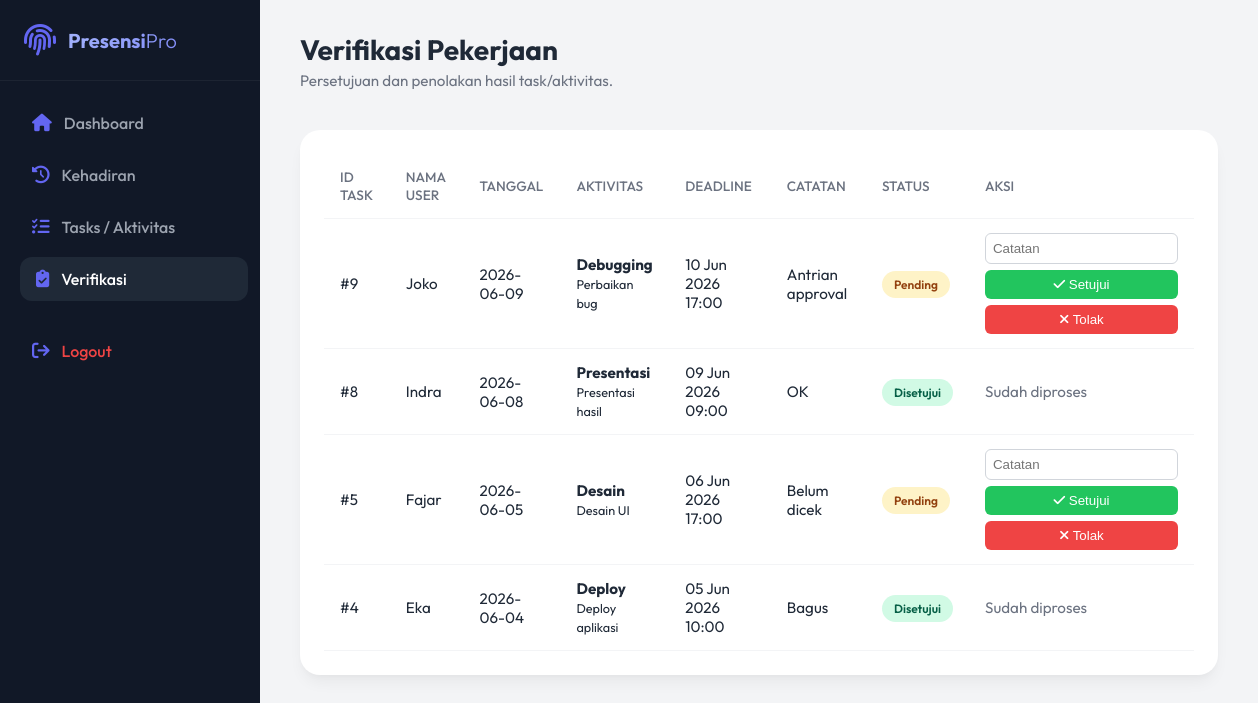
/verification/index.php (signed in), run on the app's committed database.
### tables this page shows
CREATE TABLE `verifications` (
  `id` int(11) NOT NULL,
  `status` enum('Pending','Disetujui','Ditolak') DEFAULT NULL,
  `catatan` varchar(500) DEFAULT NULL,
  `tanggal_approval` datetime DEFAULT NULL,
  `tasks_idtasks` int(11) DEFAULT NULL,
  `users_id` int(11) DEFAULT NULL
);

CREATE TABLE `users` (
  `id` int(11) NOT NULL,
  `nama` varchar(100) NOT NULL,
  `email` varchar(100) NOT NULL,
  `password` varchar(255) NOT NULL,
  `divisi` enum('IT','HR','Finance','Marketing','Operasional') NOT NULL,
  `status` enum('Aktif','Nonaktif') DEFAULT 'Aktif',
  `tipe_users_id` int(11) DEFAULT NULL
);

CREATE TABLE `tasks` (
  `id` int(11) NOT NULL,
  `tanggal` date NOT NULL,
  `aktivitas` varchar(255) DEFAULT NULL,
  `deskripsi` varchar(500) DEFAULT NULL,
  `file_lampiran` varchar(255) DEFAULT NULL,
  `file_hash` varchar(64) DEFAULT NULL COMMENT 'SHA-256 Hash dari file aslinya',
  `latitude` decimal(10,8) DEFAULT NULL COMMENT 'Lokasi garis lintang (latitude) pengumpulan',
  `longitude` decimal(11,8) DEFAULT NULL COMMENT 'Lokasi garis bujur (longitude) pengumpulan',
  `submitted_at` datetime DEFAULT NULL COMMENT 'Tanggal & Jam saat tugas di-submit/dikumpulkan',
  `deadline` datetime DEFAULT NULL,
  `status` enum('Pending','Proses','Selesai') DEFAULT 'Pending',
  `creator_id` int(11) DEFAULT NULL,
  `assignee_id` int(11) DEFAULT NULL
);

### models/Verification.php (called while the page is built, shortened)
<?php
class Verification
{
    private $conn;
    private $table_name = "verifications";
    public function __construct($db)
    {
        $this->conn = $db;
    }
    public function readPaging($from_record_num, $records_per_page, $powerLevel = null)
    {
        $query = "SELECT
                    v.*,
                    u.nama AS user_name,
                    t.aktivitas,
                    t.deskripsi,
                    t.tanggal,
                    t.deadline
                  FROM " . $this->table_name . " v
                  LEFT JOIN users u ON v.users_id = u.id
                  LEFT JOIN tasks t ON v.tasks_idtasks = t.id";
        if ($powerLevel !== null && $powerLevel < 5) {
            $query .= " WHERE (6 - u.tipe_users_id) < :powerLevel";
        }
        $query .= " ORDER BY v.id DESC LIMIT :from, :limit";
        $stmt = $this->conn->prepare($query);
        if ($powerLevel !== null && $powerLevel < 5) {
            $stmt->bindParam(':powerLevel', $powerLevel, PDO::PARAM_INT);
        }
        $stmt->bindParam(':from', $from_record_num, PDO::PARAM_INT);
        $stmt->bindParam(':limit', $records_per_page, PDO::PARAM_INT);
        $stmt->execute();
        return $stmt;
    }
    public function count($powerLevel = null, $status = null)
    {
        $query = "SELECT COUNT(*) as total_row FROM " . $this->table_name . " v LEFT JOIN users u ON v.users_id = u.id";
        $conditions = [];
        if ($powerLevel !== null && $powerLevel < 5) {
            $conditions[] = "(6 - u.tipe_users_id) < :powerLevel";
        }
        if (!empty($conditions)) {
            $query .= " WHERE " . implode(" AND ", $conditions);
        }
        $stmt = $this->conn->prepare($query);
        if ($powerLevel !== null && $powerLevel < 5) {
            $stmt->bindParam(':powerLevel', $powerLevel, PDO::PARAM_INT);
        }
        $stmt->execute();
        $row = $stmt->fetch(PDO::FETCH_ASSOC);
        return $row['total_row'];
    }
}
?>

### verification/index.php (the view, shortened to what this page needs)
<?php
require_once '../models/Verification.php';
$database = new Database();
$db = $database->getConnection();
$verification = new Verification($db);
$userPowerLevel = $_SESSION['power_level'] ?? 1;
$page = isset($_GET['page']) ? (int) $_GET['page'] : 1;
$records_per_page = 5;
$from_record_num = ($records_per_page * $page) - $records_per_page;
$filterPowerLevel = ($userPowerLevel < 5) ? $userPowerLevel : null;
$stmt = $verification->readPaging($from_record_num, $records_per_page, $filterPowerLevel);
?>
<!DOCTYPE html>
<html lang="id">
<head>
    <link rel="stylesheet" href="https://cdnjs.cloudflare.com/ajax/libs/font-awesome/6.4.0/css/all.min.css">
    <link rel="stylesheet" href="../assets/css/style.css">
</head>
<body>
    <aside class="sidebar">
        <div class="sidebar-header">
            <i class="fa-solid fa-fingerprint fa-2x" style="color: var(--primary-light);"></i>
            <h2>Presensi<span style="color: white; font-weight: 300;">Pro</span></h2>
        </div>
        <ul class="nav-links">
            <li><a href="../index.php"><i class="fa-solid fa-house"></i> Dashboard</a></li>
            <li><a href="../kehadiran/index.php"><i class="fa-solid fa-clock-rotate-left"></i> Kehadiran</a></li>
            <li><a href="../tasks/index.php"><i class="fa-solid fa-list-check"></i> Tasks / Aktivitas</a></li>
            <?php if (isset($_SESSION['power_level']) && $_SESSION['power_level'] > 1): ?>
                <li><a href="index.php" class="active"><i class="fa-solid fa-clipboard-check"></i> Verifikasi</a></li>
            <?php endif; ?>
            <li style="margin-top: auto; padding-top: 20px;"><a href="../logout.php" style="color: #ef4444;"><i
                        class="fa-solid fa-arrow-right-from-bracket"></i> Logout</a></li>
        </ul>
    </aside>
    <main class="main-content">
        <header class="top-header">
            <div class="welcome-msg">
                <h1>Verifikasi Pekerjaan</h1>
                <p>Persetujuan dan penolakan hasil task/aktivitas.</p>
            </div>
        </header>
        <div class="section-card">
            <div class="table-responsive">
                <table>
                    <thead>
                        <tr>
                            <th>ID TASK</th>
                            <th>NAMA USER</th>
                            <th>TANGGAL</th>
                            <th>AKTIVITAS</th>
                            <th>DEADLINE</th>
                            <th>CATATAN</th>
                            <th>STATUS</th>
                            <th>AKSI</th>
                        </tr>
                    </thead>
                    <tbody>
                        <?php while ($row = $stmt->fetch(PDO::FETCH_ASSOC)): ?>
                            <tr>
                                <td>#<?php echo htmlspecialchars($row['tasks_idtasks']); ?></td>
                                <td><?php echo htmlspecialchars($row['user_name'] ?? '-'); ?></td>
                                <td><?php echo htmlspecialchars($row['tanggal'] ?? '-'); ?></td>
                                <td>
                                    <strong><?php echo htmlspecialchars($row['aktivitas'] ?? '-'); ?></strong><br>
                                    <small><?php echo htmlspecialchars($row['deskripsi'] ?? '-'); ?></small>
                                </td>
                                <td><?php echo isset($row['deadline']) ? date('d M Y H:i', strtotime($row['deadline'])) : '-'; ?></td>
                                <td><?php echo htmlspecialchars($row['catatan']); ?></td>
                                <td>
                                    <?php if ($row['status'] == 'Disetujui'): ?>
                                        <span class="status-badge" style="background:#D1FAE5; color:#065F46;">Disetujui</span>
                                    <?php elseif ($row['status'] == 'Pending'): ?>
                                        <span class="status-badge" style="background:#FEF3C7; color:#92400E;">Pending</span>
                                    <?php else: ?>
                                        <span class="status-badge" style="background:#FEE2E2; color:#991B1B;">Ditolak</span>
                                    <?php endif; ?>
                                </td>
                                <td>
                                    <?php if ($row['status'] == 'Pending'): ?>
                                        <form method="POST"
                                            style="display:flex; flex-direction:column; gap:6px; min-width:180px;">
                                            <input type="text" name="catatan" placeholder="Catatan"
                                                style="padding:7px; border:1px solid #d1d5db; border-radius:6px;">
                                            <button type="submit" name="status" value="Disetujui"
                                                style="padding:7px; background:#22c55e; color:white; border:none; border-radius:6px; cursor:pointer;">
                                                <i class="fa-solid fa-check"></i> Setujui
                                            </button>
                                            <button type="submit" name="status" value="Ditolak"
                                                style="padding:7px; background:#ef4444; color:white; border:none; border-radius:6px; cursor:pointer;">
                                                <i class="fa-solid fa-xmark"></i> Tolak
                                            </button>
                                        </form>
                                    <?php else: ?>
                                        <span style="color: var(--text-muted);">Sudah diproses</span>
                                    <?php endif; ?>
                                </td>
                            </tr>
                        <?php endwhile; ?>
                    </tbody>
                </table>
            </div>
        </div>
    </main>
</body>
</html>

### assets/css/style.css (style rules this page uses)
:root { --primary: #4f46e5; --primary-light: #6366f1; --secondary: #10b981; --background: #f3f4f6; --surface: #ffffff; --text-main: #1f2937; --text-muted: #6b7280; --sidebar-bg: #111827; --sidebar-text: #9ca3af; --sidebar-hover: #1f2937; --card-shadow: 0 10px 15px -3px rgba(0, 0, 0, 0.05), 0 4px 6px -2px rgba(0, 0, 0, 0.025); --transition: all 0.3s cubic-bezier(0.4, 0, 0.2, 1); }
* { margin: 0; padding: 0; box-sizing: border-box; }
body { font-family: "Outfit", sans-serif; background-color: var(--background); color: var(--text-main); display: flex; min-height: 100vh; overflow-x: hidden; }
.sidebar { width: 260px; background-color: var(--sidebar-bg); color: white; display: flex; flex-direction: column; transition: var(--transition); position: fixed; height: 100vh; z-index: 50; }
.sidebar-header { padding: 24px; display: flex; align-items: center; gap: 12px; border-bottom: 1px solid rgba(255, 255, 255, 0.05); }
.sidebar-header h2 { font-size: 1.25rem; font-weight: 700; background: linear-gradient(135deg, #a5b4fc, #818cf8); background-clip: text; -webkit-background-clip: text; -webkit-text-fill-color: transparent; }
.nav-links { list-style: none; padding: 20px 0; flex: 1; }
.nav-links li { padding: 0 16px; margin-bottom: 8px; }
.nav-links a { display: flex; align-items: center; gap: 12px; color: var(--sidebar-text); text-decoration: none; padding: 12px 16px; border-radius: 12px; font-weight: 500; transition: var(--transition); }
.nav-links a:hover, .nav-links a.active { background-color: var(--sidebar-hover); color: white; transform: translateX(4px); }
.nav-links a i { font-size: 1.1rem; color: var(--primary-light); }
.main-content { flex: 1; margin-left: 260px; padding: 32px 40px; transition: var(--transition); }
.top-header { display: flex; justify-content: space-between; align-items: center; margin-bottom: 40px; }
.welcome-msg h1 { font-size: 1.75rem; font-weight: 700; color: var(--text-main); margin-bottom: 4px; }
.welcome-msg p { color: var(--text-muted); font-size: 0.95rem; }
.section-card { background: var(--surface); border-radius: 20px; padding: 24px; box-shadow: var(--card-shadow); }
table { width: 100%; border-collapse: collapse; }
th, td { padding: 14px 16px; text-align: left; border-bottom: 1px solid #f3f4f6; }
th { color: var(--text-muted); font-weight: 500; font-size: 0.85rem; text-transform: uppercase; }
td { font-size: 0.95rem; color: var(--text-main); }
.status-badge { padding: 6px 12px; border-radius: 20px; font-size: 0.75rem; font-weight: 600; }

### data on the page
verifications: tasks_idtasks "9", users.nama "Joko", tasks_idtasks.tanggal "2026-06-09", tasks_idtasks.aktivitas "Debugging", tasks_idtasks.deskripsi "Perbaikan bug", tasks_idtasks.deadline "10 Jun 2026 17:00", catatan "Antrian approval", status "Pending"
verifications: tasks_idtasks "8", users.nama "Indra", tasks_idtasks.tanggal "2026-06-08", tasks_idtasks.aktivitas "Presentasi", tasks_idtasks.deskripsi "Presentasi hasil", tasks_idtasks.deadline "09 Jun 2026 09:00", catatan "OK", status "Disetujui"
verifications: tasks_idtasks "5", users.nama "Fajar", tasks_idtasks.tanggal "2026-06-05", tasks_idtasks.aktivitas "Desain", tasks_idtasks.deskripsi "Desain UI", tasks_idtasks.deadline "06 Jun 2026 17:00", catatan "Belum dicek", status "Pending"
verifications: tasks_idtasks "4", users.nama "Eka", tasks_idtasks.tanggal "2026-06-04", tasks_idtasks.aktivitas "Deploy", tasks_idtasks.deskripsi "Deploy aplikasi", tasks_idtasks.deadline "05 Jun 2026 10:00", catatan "Bagus", status "Disetujui"
